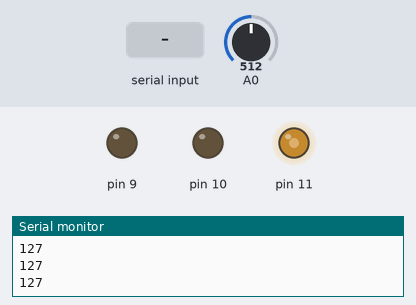
This sketch was run on a simulated Arduino Uno, built with avr-gcc and run on an emulated ATmega328P. Shown: output pins drawn as LEDs (lit = HIGH), the last lines printed to the serial monitor. The inputs (shaded band) are chosen by the test bench; at power-on: A0 = 512.

Above: at 1.2 s.
1.3 s: "L" received over Serial
At 2.3 s:
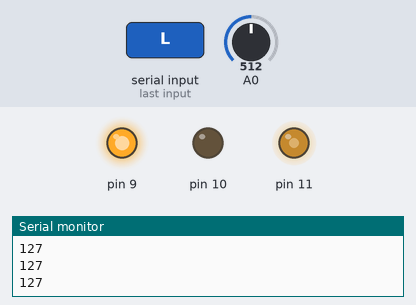
2.8 s: A0 set to 716
At 3.3 s:
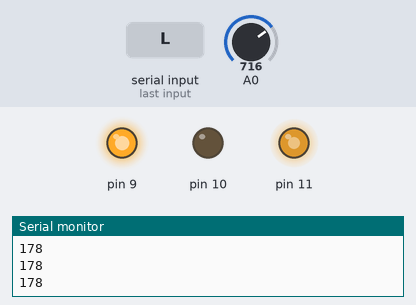
4.3 s: "R" received over Serial
At 5.5 s:
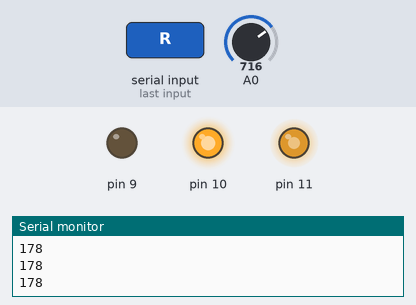
5.8 s: "b" received over Serial
At 6.8 s:
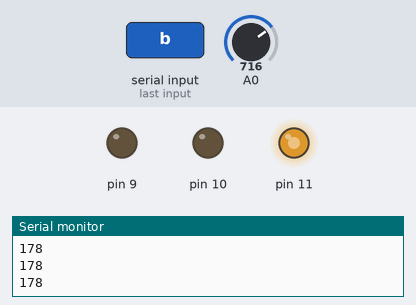
7.3 s: A0 set to 900
At 7.9 s:
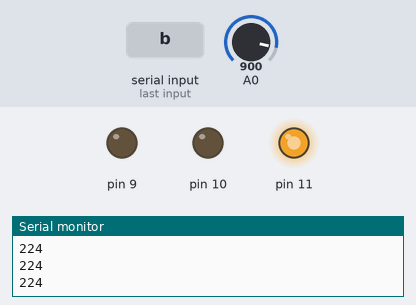
8.8 s: "B" received over Serial
At 9.1 s:
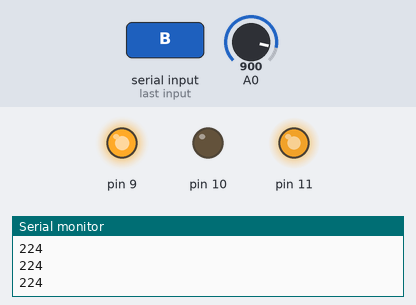
Timing chart, 0 to 11.3 s (numbered marks = the images above; inputs shaded):
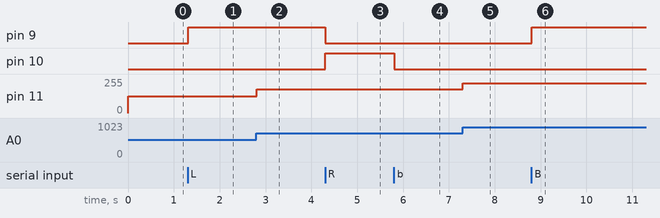

The sketch:

serial_hc0.ino
```cpp
char c;
void setup() {
  // put your setup code here, to run once:
Serial.begin(9600);
pinMode(9, OUTPUT);
pinMode(10, OUTPUT);
pinMode(11, OUTPUT);
pinMode(A0, INPUT);
}

void loop() {
  int x  = analogRead(A0);
  x = map(x, 0, 1023, 0, 255);
  Serial.println(x);
  analogWrite(11, x);
 if (Serial.available())
 {
  c = Serial.read();
  Serial.println(c);
  if ( (c == 'L') ||  (c == 'B'))
  {
   // analogWrite(11, x);
    digitalWrite(9, 1);
    digitalWrite(10, 0);
  }
  else if  (c == 'R')
  {
    //analogWrite(11, x);
    digitalWrite(9, 0);
    digitalWrite(10, 1);
  }
  else if (c == 'b')
  {
    //analogWrite(11, x);
    digitalWrite(9, 0);
    digitalWrite(10, 0);
  }
 }

}
```

Measured:
- after the input at 1.3 s, pin 9: LOW → HIGH at once
- after the input at 2.8 s, pin 11: 127/255 → 178/255 at once
- after the input at 4.3 s, pin 9: HIGH → LOW at once; pin 10: LOW → HIGH at once
- after the input at 5.8 s, pin 10: HIGH → LOW at once
- after the input at 7.3 s, pin 11: 178/255 → 224/255 at once
- after the input at 8.8 s, pin 9: LOW → HIGH at once
